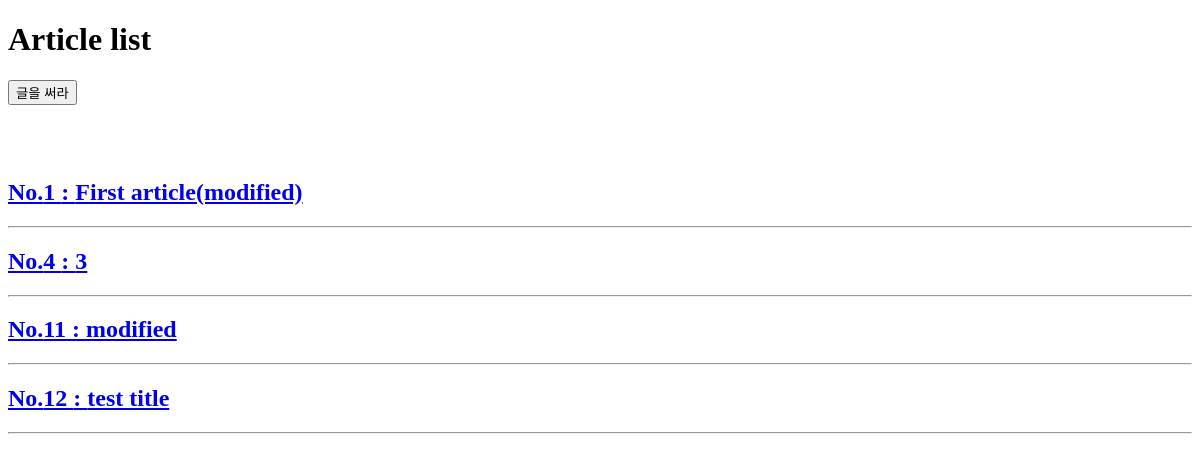
Page /board/ on the earlier database version.
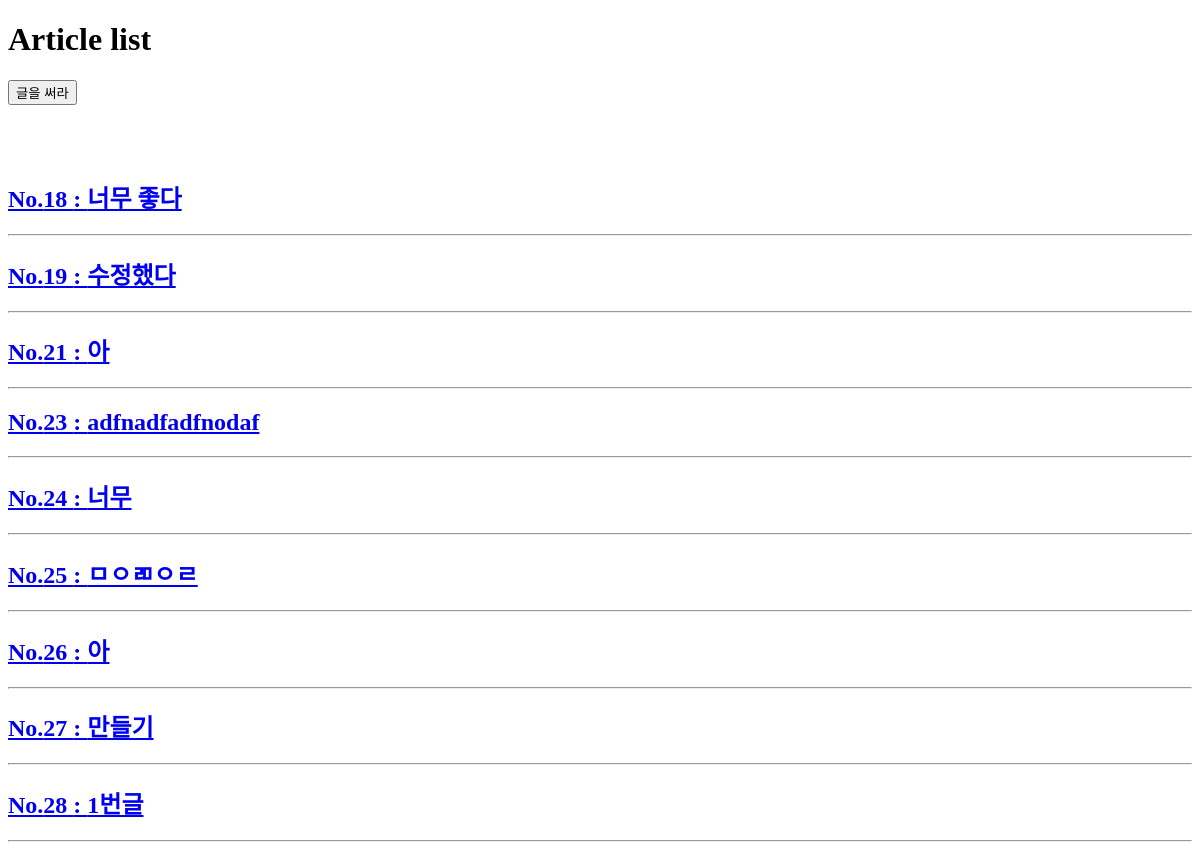
Same page on the later database version.
### board/models.py (models this page shows, shortened)
class Article(models.Model):  # MTV (Model, Template, View)
    title = models.CharField(max_length=200)
    content = models.TextField()

### board/views.py (the view)
# urls.py: path('', views.article_list),  # board/
def article_list(request):  # 전체 article 조회하기
    articles = Article.objects.all()  # get all list of article objects
    context = {
        'articles': articles,
    }
    return render(request, 'board/article_list.html', context)

### board/templates/board/article_list.html (shortened to what this page needs)
{% extends 'board/base.html' %}
{% block body %}
    <h1> Article list </h1>
    <div>
        <a href="/board/article_create/" onclick="return confirm('리얼쓸것인가?')">
            <button>
                글을 써라
            </button>
        </a>
    </div>
    <br><br><br>
    {% for article in articles %}
        <h2><a href="{{ article.id }}/">No.{{ article.id }} : {{ article.title }}</a></h2>
        <hr>
    {% endfor %}
{% endblock %}

### board/templates/board/base.html (shortened to what this page needs)
<!doctype html>
<html lang="en">
<head>
</head>
<body>
{% block body %}
{% endblock %}
</body>
</html>

Differences in the rows shown:
removed Article: id "1", title "First article(modified)"
removed Article: id "4", title "3"
removed Article: id "11", title "modified"
removed Article: id "12", title "test title"
added Article: id "18", title "너무 좋다"
added Article: id "19", title "수정했다"
added Article: id "21", title "아"
added Article: id "23", title "adfnadfadfnodaf"
added Article: id "24", title "너무"
added Article: id "25", title "ㅁㅇㄻㅇㄹ"
added Article: id "26", title "아"
added Article: id "27", title "만들기"
added Article: id "28", title "1번글"
